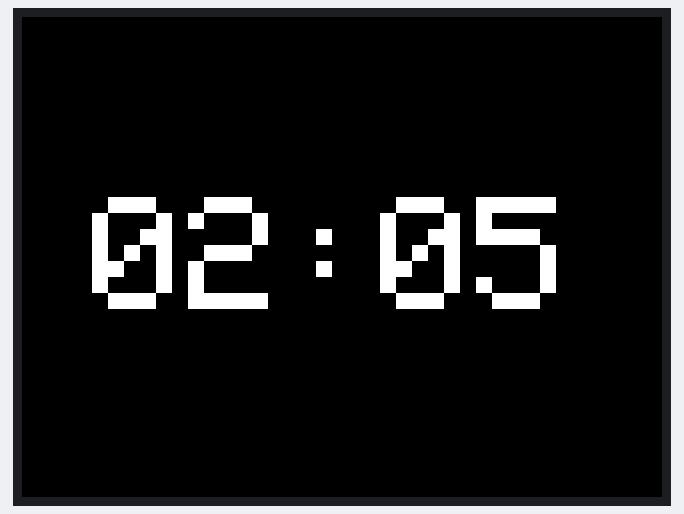
Recording of a sketch running on a simulated Arduino Uno, built with avr-gcc and run on an emulated ATmega328P. On the bench: 320×240 colour display.

Above: at 0.3 s.
At 4.6 s:
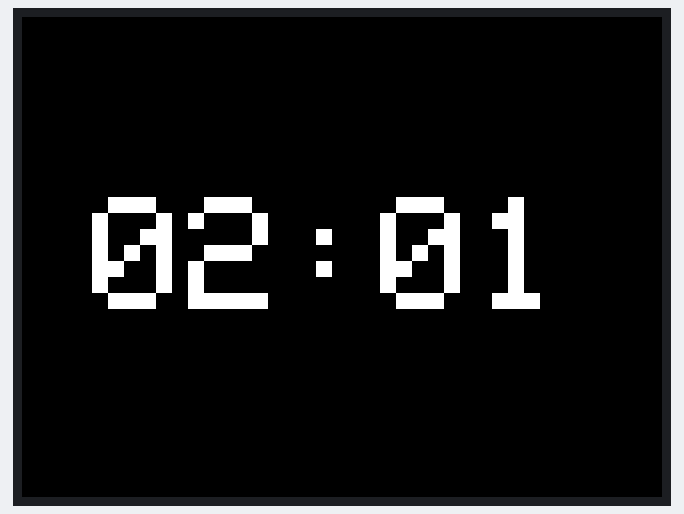
At 8.9 s:
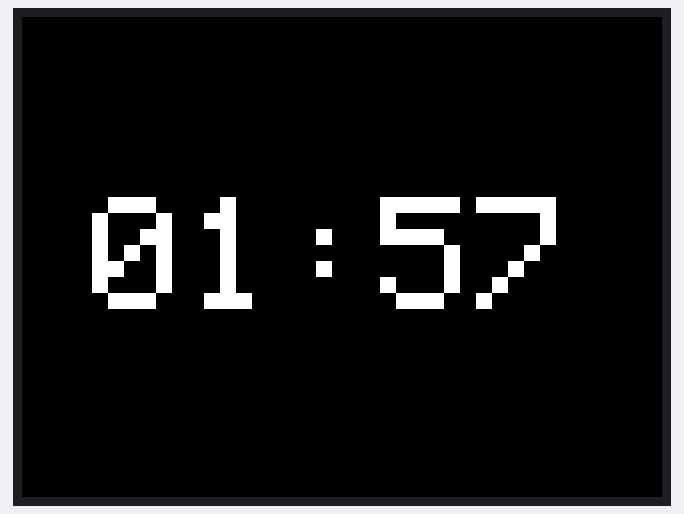
At 18.7 s:
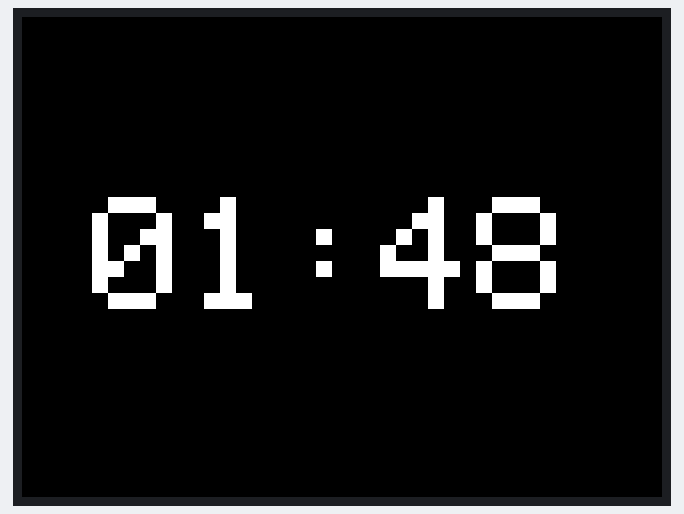
At 28.4 s:
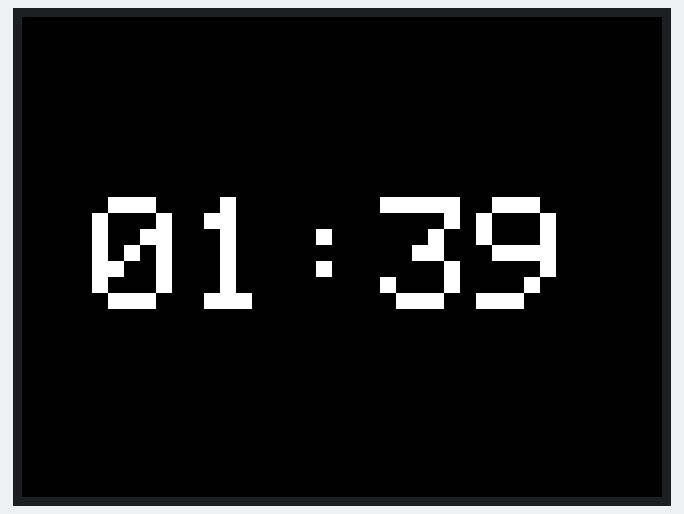
At 38.1 s:
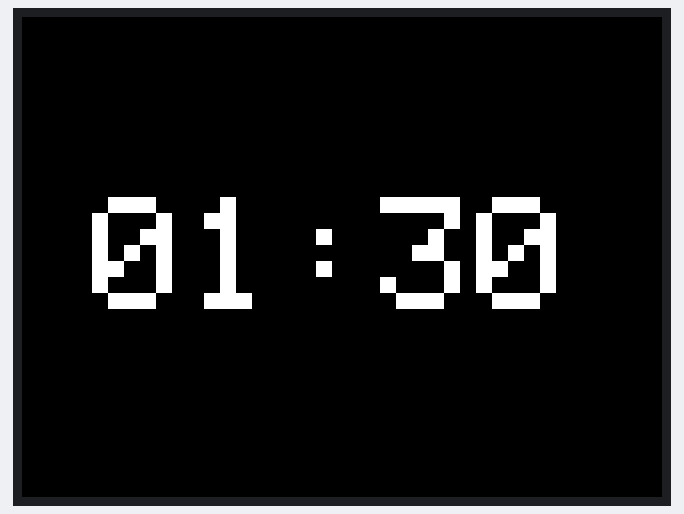

The sketch:

M6_6_smartphone_standalone.ino
```cpp
#include <Adafruit_GFX.h>    // Core graphics library
#include <Adafruit_TFTLCD.h> // Hardware-specific library

#define LCD_CS A3 // Chip Select goes to Analog 3
#define LCD_CD A2 // Command/Data goes to Analog 2
#define LCD_WR A1 // LCD Write goes to Analog 1
#define LCD_RD A0 // LCD Read goes to Analog 0

#define LCD_RESET A4 // Can alternately just connect to Arduino's reset pin

// Assign human-readable names to some common 16-bit color values:
#define	BLACK   0x0000
#define	BLUE    0x001F
#define	RED     0xF800
#define	GREEN   0x07E0
#define CYAN    0x07FF
#define MAGENTA 0xF81F
#define YELLOW  0xFFE0
#define WHITE   0xFFFF

Adafruit_TFTLCD tft(LCD_CS, LCD_CD, LCD_WR, LCD_RD, LCD_RESET);

int total_time = 125;
int time;
String serial_msg;

void show_end(){
  tft.setRotation(1);
  tft.fillScreen(BLACK);
  tft.setTextColor(WHITE);
  tft.setTextSize(3);
  tft.setCursor(45,45);
  tft.println("Cet appareil");
  tft.setCursor(30,75);
  tft.println("est trop vieux");

  tft.setTextSize(3);
  tft.setCursor(0,140);
  tft.println("Jetez-le et allez  en acheter un       autre.");
  delay(10000);
}

void set_style(){
  tft.setRotation(1);
  tft.fillScreen(BLACK);
  tft.setTextColor(WHITE);
  tft.setTextSize(8);
  tft.setCursor(35,90);
}

String get_str_time(){
  int min = time/60;
  int sec = time%60;
  String str_min = String(min);
  String str_sec = String(sec);
  if(min<10){
    str_min = "0"+String(min);
  }
  if(sec<10){
    str_sec = "0"+String(sec);
  }
  String to_return = str_min+":"+str_sec;
  return to_return;
}

void setup() {
  Serial.begin(9600);
  Serial.setTimeout(1);

  tft.reset();

  uint16_t identifier = tft.readID();

  tft.begin(identifier);

  time = total_time;

}

void loop() {
  // put your main code here, to run repeatedly:

  String to_print = get_str_time();
  if(to_print=="00:00"){
    show_end();
    time = total_time;
  } else {
    set_style();
    tft.println(to_print);
    delay(1000);
    time=time-1;
  }


}
```

Measured:
- what the display in image 0 shows lasts 1.0 s, from 0.2 s to 1.2 s
